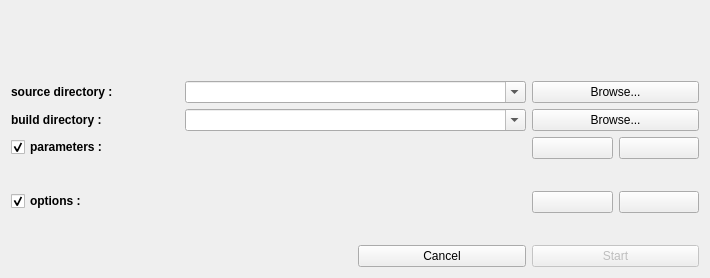
<?xml version="1.0" encoding="UTF-8"?>
<ui version="4.0">
 <comment>#
# Copyright (c) 2018 Stefan Seefeld
# All rights reserved.
#
# This file is part of Faber. It is made available under the
# Boost Software License, Version 1.0.
# (Consult LICENSE or http://www.boost.org/LICENSE_1_0.txt)
 </comment>
 <class>init</class>
 <widget class="QWidget" name="init">
  <property name="geometry">
   <rect>
    <x>0</x>
    <y>0</y>
    <width>710</width>
    <height>278</height>
   </rect>
  </property>
  <property name="sizePolicy">
   <sizepolicy hsizetype="Preferred" vsizetype="Expanding">
    <horstretch>0</horstretch>
    <verstretch>0</verstretch>
   </sizepolicy>
  </property>
  <property name="windowTitle">
   <string>Atelier</string>
  </property>
  <property name="windowIcon">
   <iconset resource="resource.qrc">
    <normaloff>:/images/logo_small.ico</normaloff>:/images/logo_small.ico</iconset>
  </property>
  <layout class="QGridLayout" name="gridLayout">
   <item row="2" column="0">
    <layout class="QGridLayout" name="grid">
     <item row="0" column="0" colspan="2">
      <widget class="QLabel" name="logo">
       <property name="minimumSize">
        <size>
         <width>203</width>
         <height>64</height>
        </size>
       </property>
       <property name="maximumSize">
        <size>
         <width>203</width>
         <height>64</height>
        </size>
       </property>
       <property name="baseSize">
        <size>
         <width>0</width>
         <height>0</height>
        </size>
       </property>
       <property name="text">
        <string/>
       </property>
       <property name="pixmap">
        <pixmap resource="resource.qrc">:/images/logo.svg</pixmap>
       </property>
       <property name="scaledContents">
        <bool>true</bool>
       </property>
      </widget>
     </item>
     <item row="1" column="0">
      <widget class="QLabel" name="srcdir_label">
       <property name="font">
        <font>
         <weight>75</weight>
         <bold>true</bold>
        </font>
       </property>
       <property name="text">
        <string>source directory :</string>
       </property>
      </widget>
     </item>
     <item row="1" column="1" colspan="2">
      <widget class="QComboBox" name="srcdir_value">
       <property name="editable">
        <bool>true</bool>
       </property>
      </widget>
     </item>
     <item row="1" column="3">
      <widget class="QPushButton" name="browse_srcdir">
       <property name="text">
        <string>Browse...</string>
       </property>
      </widget>
     </item>
     <item row="2" column="0">
      <widget class="QLabel" name="builddir_label">
       <property name="font">
        <font>
         <weight>75</weight>
         <bold>true</bold>
        </font>
       </property>
       <property name="text">
        <string>build directory :</string>
       </property>
      </widget>
     </item>
     <item row="2" column="1" colspan="2">
      <widget class="QComboBox" name="builddir_value">
       <property name="editable">
        <bool>true</bool>
       </property>
      </widget>
     </item>
     <item row="2" column="3">
      <widget class="QPushButton" name="browse_builddir">
       <property name="text">
        <string>Browse...</string>
       </property>
      </widget>
     </item>
     <item row="3" column="0" alignment="Qt::AlignTop">
      <widget class="QCheckBox" name="enable_parameters">
       <property name="font">
        <font>
         <weight>75</weight>
         <bold>true</bold>
        </font>
       </property>
       <property name="text">
        <string>parameters :</string>
       </property>
       <property name="checked">
        <bool>true</bool>
       </property>
      </widget>
     </item>
     <item row="3" column="1" colspan="2">
      <widget class="FeatureTable" name="parameters" native="true">
       <property name="columnCount" stdset="0">
        <number>2</number>
       </property>
      </widget>
     </item>
     <item row="3" column="3">
      <layout class="QHBoxLayout" name="parameter_buttons">
       <property name="sizeConstraint">
        <enum>QLayout::SetMinimumSize</enum>
       </property>
       <item alignment="Qt::AlignTop">
        <widget class="QPushButton" name="add_parameter">
         <property name="text">
          <string/>
         </property>
         <property name="icon">
          <iconset resource="resource.qrc">
           <normaloff>:/images/plus.png</normaloff>:/images/plus.png</iconset>
         </property>
        </widget>
       </item>
       <item alignment="Qt::AlignTop">
        <widget class="QPushButton" name="remove_parameter">
         <property name="text">
          <string/>
         </property>
         <property name="icon">
          <iconset resource="resource.qrc">
           <normaloff>:/images/minus.png</normaloff>:/images/minus.png</iconset>
         </property>
        </widget>
       </item>
      </layout>
     </item>
     <item row="4" column="0" alignment="Qt::AlignTop">
      <widget class="QCheckBox" name="enable_options">
       <property name="font">
        <font>
         <weight>75</weight>
         <bold>true</bold>
        </font>
       </property>
       <property name="text">
        <string>options :</string>
       </property>
       <property name="checked">
        <bool>true</bool>
       </property>
      </widget>
     </item>
     <item row="4" column="1" colspan="2">
      <widget class="FeatureTable" name="options" native="true">
       <property name="columnCount" stdset="0">
        <number>2</number>
       </property>
      </widget>
     </item>
     <item row="4" column="3">
      <layout class="QHBoxLayout" name="options_buttons">
       <property name="sizeConstraint">
        <enum>QLayout::SetMinimumSize</enum>
       </property>
       <item alignment="Qt::AlignTop">
        <widget class="QPushButton" name="add_option">
         <property name="text">
          <string/>
         </property>
         <property name="icon">
          <iconset resource="resource.qrc">
           <normaloff>:/images/plus.png</normaloff>:/images/plus.png</iconset>
         </property>
        </widget>
       </item>
       <item alignment="Qt::AlignTop">
        <widget class="QPushButton" name="remove_option">
         <property name="text">
          <string/>
         </property>
         <property name="icon">
          <iconset resource="resource.qrc">
           <normaloff>:/images/minus.png</normaloff>:/images/minus.png</iconset>
         </property>
        </widget>
       </item>
      </layout>
     </item>
     <item row="5" column="3">
      <widget class="QPushButton" name="run">
       <property name="enabled">
        <bool>false</bool>
       </property>
       <property name="text">
        <string>Start</string>
       </property>
      </widget>
     </item>
     <item row="5" column="2">
      <widget class="QPushButton" name="cancel">
       <property name="text">
        <string>Cancel</string>
       </property>
      </widget>
     </item>
    </layout>
   </item>
  </layout>
 </widget>
 <customwidgets>
  <customwidget>
   <class>FeatureTable</class>
   <extends>QWidget</extends>
   <header>featuretable.h</header>
  </customwidget>
 </customwidgets>
 <tabstops>
  <tabstop>srcdir_value</tabstop>
  <tabstop>browse_srcdir</tabstop>
  <tabstop>builddir_value</tabstop>
  <tabstop>browse_builddir</tabstop>
  <tabstop>parameters</tabstop>
  <tabstop>add_parameter</tabstop>
  <tabstop>remove_parameter</tabstop>
  <tabstop>cancel</tabstop>
  <tabstop>run</tabstop>
 </tabstops>
 <resources>
  <include location="resource.qrc"/>
 </resources>
 <connections/>
</ui>
